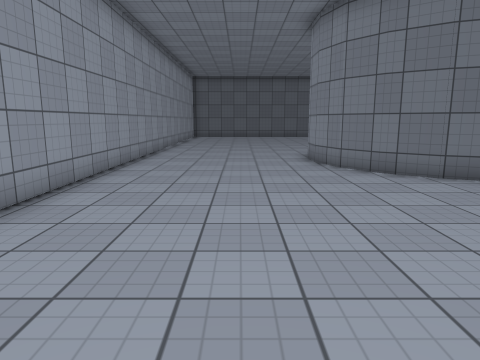
view 1 (above)

16 first-person views from a walk through a Unity game level. The camera is 1.4 m above the floor, tilts 10° down and sees 70° across. The floor is counted in squares, 1 m on a side. Each view is taken from the middle of a square. On the plan, view 1 faces up. The plan holds only what a view shows up to about 15 squares ahead; the rest is blank. The place goes on beyond the plan. The player character is not drawn. Surface patterns are stand-ins for the level's own textures.

view 2
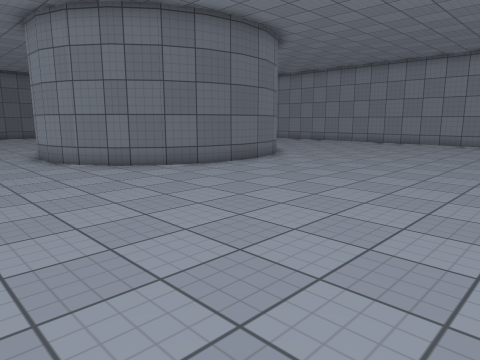

view 3
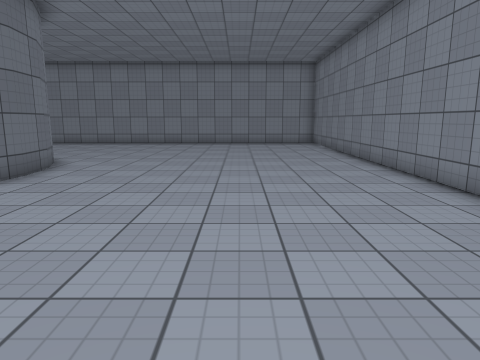

view 4
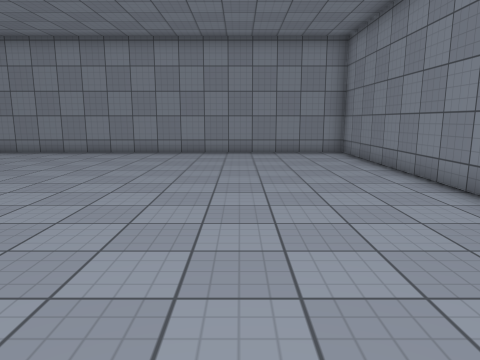

view 5
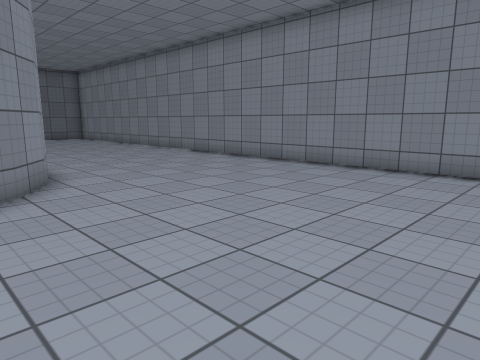

view 6
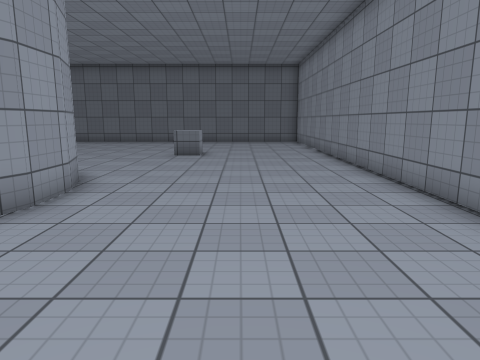

view 7
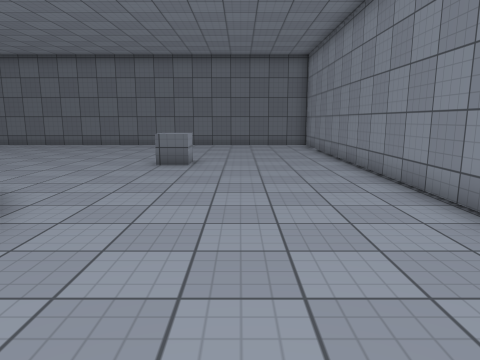

view 8
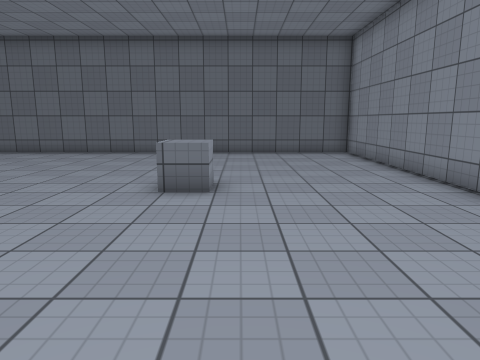

view 9
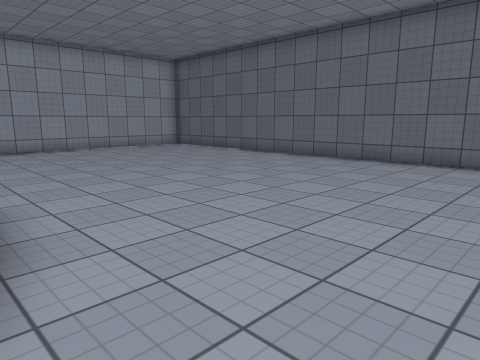

view 10
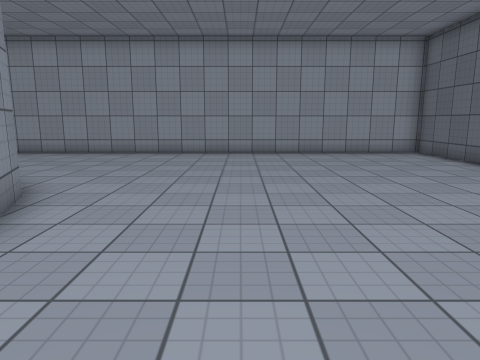

view 11
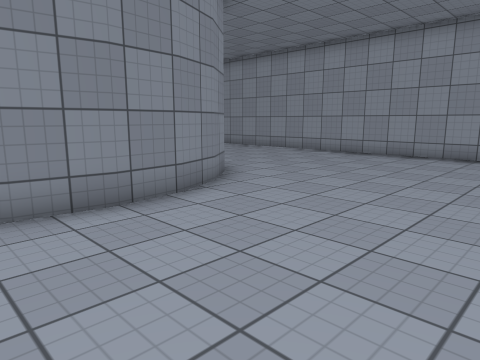

view 12
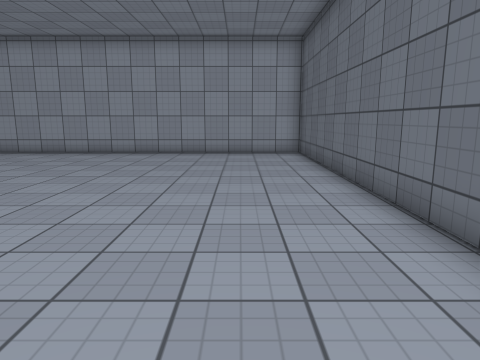

view 13
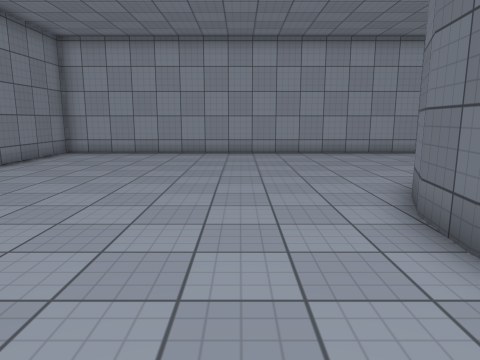

view 14
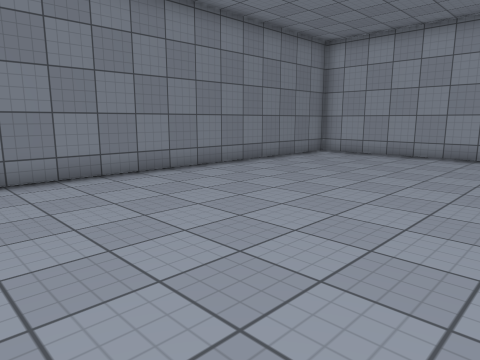

view 15
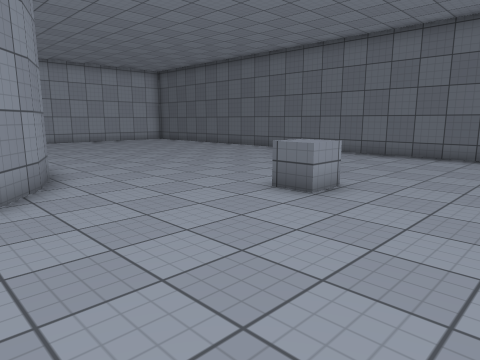

view 16
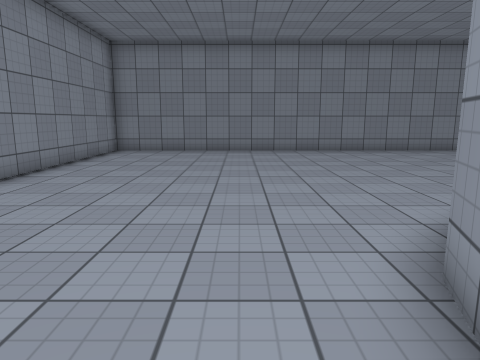

### Floor plan
Points are (right, up) in squares from view 1. A wall is a line through its corners. A room is listed if a view was taken in it or the views show most of it. See-through windows are left out.
Room 1 (views 1, 2, 3, 4, 5, 6, 7, 8, 9, 10, 11, 12, 13, 14, 15, 16)
walls: (9, 16.5) (10.3, 16) (11.4, 15.1); (7.5, 16.7) (9.1, 16.5); (6, 16.5) (7.6, 16.7); (12.2, 14) (12.6, 12.7) (12.6, 11.4) (12.2, 10.1); (3.6, 15.1) (4.8, 16) (6.1, 16.5); (12.2, 10.2) (11.4, 8.9); (11.5, 9.1) (10.3, 8.2); (10.4, 8.2) (8.9, 7.6); (3, 10) (2.5, 11.4) (2.5, 12.8); (9.1, 7.6) (7.4, 7.4); (3.7, 9) (2.9, 10.2); (7.6, 7.4) (6, 7.6); (6.2, 7.6) (4.8, 8.2); (4.8, 8.1) (3.7, 9.1); (19.6, 27.6) (-3.7, 27.6) (-3.7, -2.4) (19.6, -2.4) (19.6, 27.6)

Where each view was taken, in squares from view 1:
view 1: 0 up, 0 right, facing up
view 2: 1 down, 1 left, facing up-right
view 3: 2 up, 1 left, facing right
view 4: 2 up, 5 right, facing right
view 5: 2 up, 10 right, facing up-right
view 6: 6 up, 16 right, facing up
view 7: 9 up, 16 right, facing up
view 8: 13 up, 15 right, facing up
view 9: 16 up, 13 right, facing up-left
view 10: 20 up, 11 right, facing left
view 11: 22 up, 10 right, facing down-left
view 12: 25 up, 11 right, facing left
view 13: 5 up, 11 right, facing left
view 14: 6 up, 10 right, facing down-left
view 15: 14 up, 18 right, facing up-left
view 16: 13 up, 14 right, facing down
